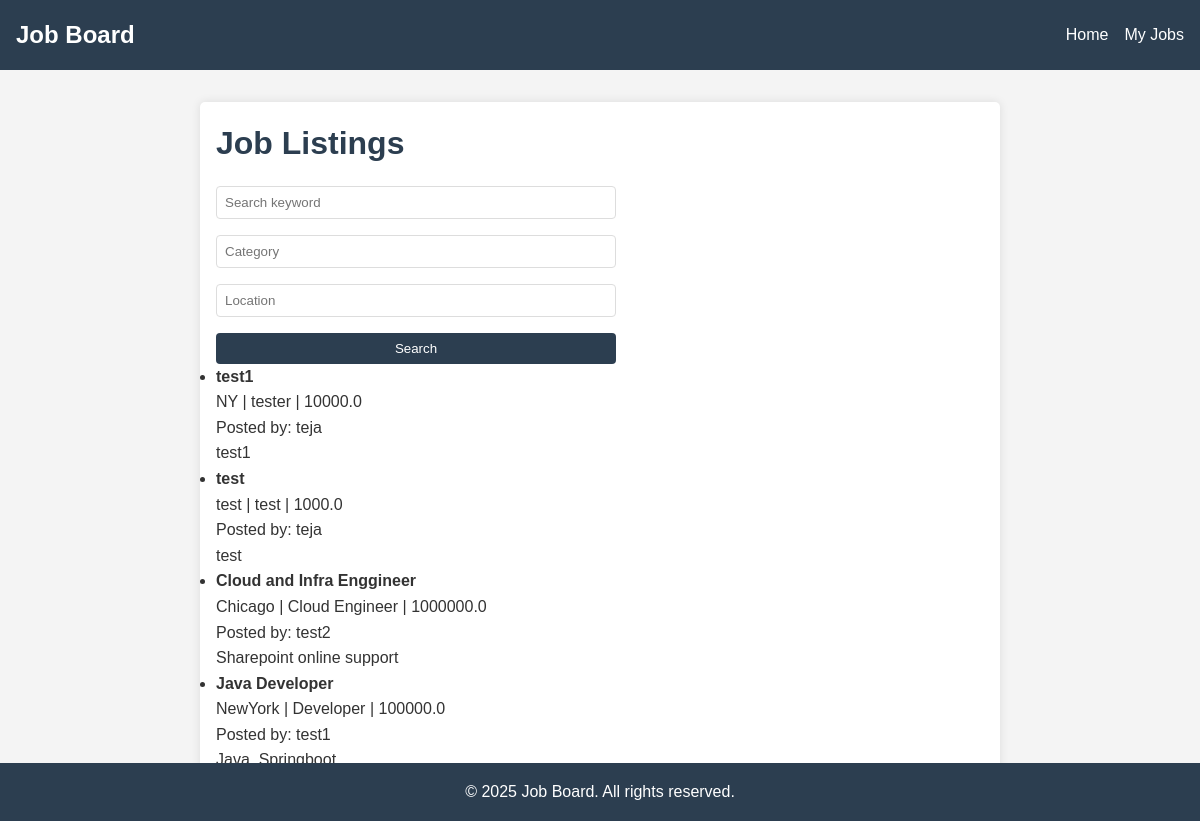
The page /job-listings (signed in) on the database its author committed.
### backend/models.py (models this page shows)
class Job(db.Model):
    __tablename__ = 'job'
    id = db.Column(db.Integer, primary_key=True)
    title = db.Column(db.String(100), nullable=False)
    description = db.Column(db.Text)
    location = db.Column(db.String(100))
    salary = db.Column(db.Float)
    category = db.Column(db.String(100))
    employer_id = db.Column(db.Integer, db.ForeignKey('employer.id'), nullable=False)
    employer = db.relationship('Employer', back_populates='jobs', lazy=True)
    applications = db.relationship('Application', back_populates='job', lazy=True)

class Employer(db.Model):
    __tablename__ = 'employer'
    id = db.Column(db.Integer, primary_key=True)
    name = db.Column(db.String(100), nullable=False)
    email = db.Column(db.String(120), unique=True, nullable=False)
    password = db.Column(db.String(200), nullable=False)
    company = db.Column(db.String(100))
    jobs = db.relationship('Job', back_populates='employer', lazy=True)

### backend/app.py (the view)
    @app.route("/job-listings")
    def job_listings():
        q = request.args.get("q", "")
        category = request.args.get("category", "")
        location = request.args.get("location", "")
        query = Job.query
        if q:
            like = f"%{q}%"
            query = query.filter(
                Job.title.ilike(like) | Job.description.ilike(like)
            )
        if category:
            query = query.filter(Job.category.ilike(f"%{category}%"))
        if location:
            query = query.filter(Job.location.ilike(f"%{location}%"))
        jobs = query.order_by(Job.id.desc()).all()
        return render_template(
            "job_listings.html",
            jobs=jobs,
            q=q,
            category=category,
            location=location
        )

### templates/job_listings.html (shortened to what this page needs)
<!DOCTYPE html>
<html lang="en">
<head>
    <link rel="stylesheet" href="{{ url_for('static', filename='css/style.css') }}">
</head>
<body>
<nav>
    <h2>Job Board</h2>
    <ul>
        <li><a href="{{ url_for('index') }}">Home</a></li>
        {% if session.get('role') == 'employer' %}
            <li><a href="{{ url_for('employer_jobs') }}">My Jobs</a></li>
        {% endif %}
    </ul>
</nav>
<main>
    <h1>Job Listings</h1>
    <form method="get" action="{{ url_for('job_listings') }}">
        <input type="text" name="q" placeholder="Search keyword" value="{{ q }}">
        <input type="text" name="category" placeholder="Category" value="{{ category }}">
        <input type="text" name="location" placeholder="Location" value="{{ location }}">
        <button type="submit">Search</button>
    </form>
    <ul>
        {% for job in jobs %}
            <li>
                <strong>{{ job.title }}</strong><br>
                {{ job.location }} | {{ job.category }} | {{ job.salary or 'N/A' }}<br>
                Posted by: {{ job.employer.name if job.employer else 'Unknown' }}<br>
                <p>{{ job.description }}</p>
            </li>
        {% else %}
            <li>No jobs found.</li>
        {% endfor %}
    </ul>
</main>
<footer>
    <p>&copy; 2025 Job Board. All rights reserved.</p>
</footer>
</body>
</html>

### static/css/style.css (style rules this page uses)
* { margin: 0; padding: 0; box-sizing: border-box; }
body { font-family: 'Arial', sans-serif; line-height: 1.6; background-color: #f4f4f4; color: #333; }
nav { background-color: #2c3e50; color: white; padding: 1rem; display: flex; justify-content: space-between; align-items: center; }
nav h2 { margin: 0; }
nav ul { list-style: none; display: flex; gap: 1rem; }
nav a { color: white; text-decoration: none; }
main { max-width: 800px; margin: 2rem auto; padding: 1rem; background: white; border-radius: 5px; box-shadow: 0 0 10px rgba(0, 0, 0, 0.1); }
h1 { color: #2c3e50; margin-bottom: 1rem; }
form { display: grid; gap: 1rem; max-width: 400px; }
input, select, textarea, button { padding: 0.5rem; border: 1px solid #ddd; border-radius: 4px; }
button { background-color: #2c3e50; color: white; border: none; cursor: pointer; }
a { color: #2980b9; text-decoration: none; }
footer { text-align: center; padding: 1rem; background-color: #2c3e50; color: white; position: fixed; width: 100%; bottom: 0; }

### rows shown on the page
Job: title "test1", location "NY", category "tester", salary "10000.0", employer "teja", description "test1"
Job: title "test", location "test", category "test", salary "1000.0", employer "teja", description "test"
Job: title "Cloud and Infra Enggineer", location "Chicago", category "Cloud Engineer", salary "1000000.0", employer "test2", description "Sharepoint online support"
Job: title "Java Developer", location "NewYork", category "Developer", salary "100000.0", employer "test1", description "Java, Springboot"
